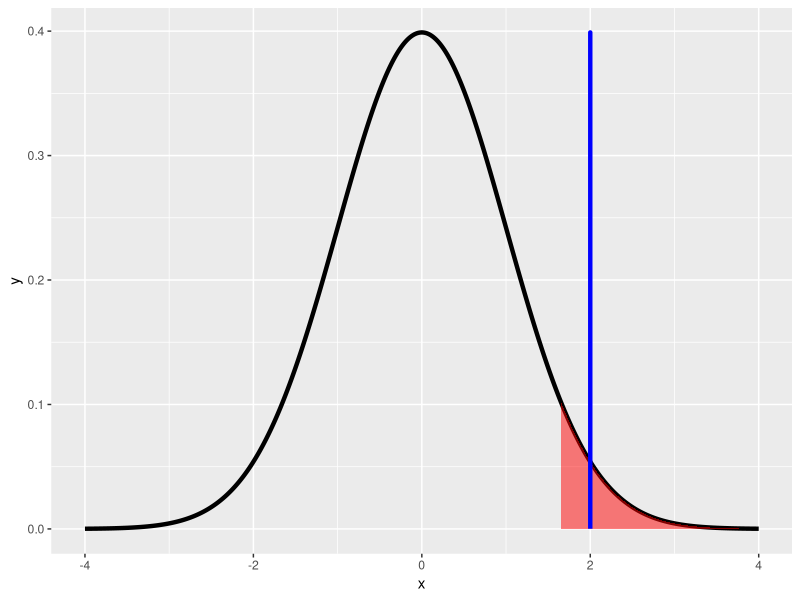
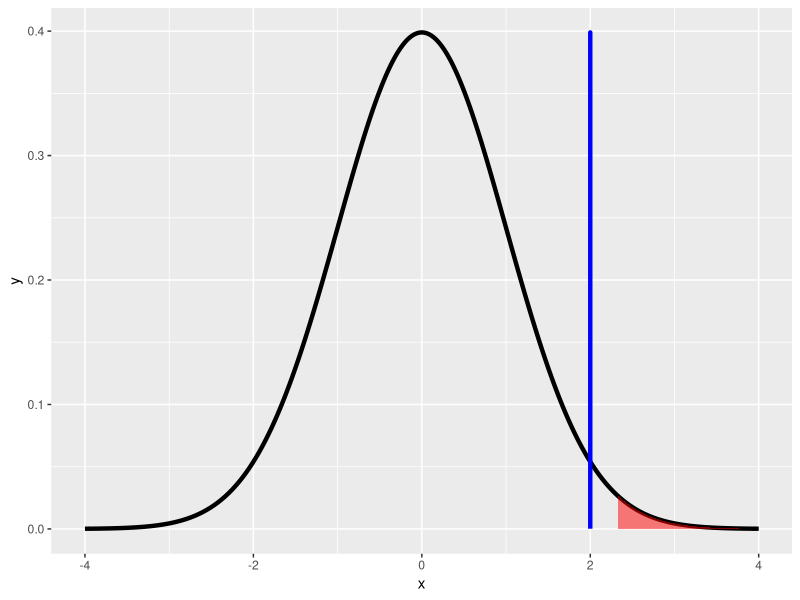

The R script that drew these images, in order:
## ---- chunk 1
knitr::opts_chunk$set(echo = TRUE)
## ---- chunk 2
pt(2.5, 15, lower.tail = FALSE )
#[1] 0.0122529

## ---- chunk 3

qnorm(.95)
#[1] 1.644854

#Figure: conf_5pct.R

x <- seq(-4,4, length = 2000)
dat <- data.frame(x=x, y=dnorm(x))
library(ggplot2)
g <- ggplot(dat, aes(x = x, y = y)) + geom_line(size = 1.5)+scale_y_continuous(limits=c(0,max(dat$y)))
suppressWarnings(g <- g+ layer("area", stat="identity", position="identity",mapping = aes(x=ifelse(x>qnorm(.95),x,NA)),
            params=list(fill="red",alpha=.5, na.rm=TRUE))) 
suppressWarnings(g <- g + geom_line(aes(x=2.0),size=1.5,colour="blue"))
suppressWarnings(print(g))

## ---- chunk 4
qnorm(.99)
#[1] 2.326348

#Figure: conf_1pct.R

x <- seq(-4,4, length = 2000)
dat <- data.frame(x=x, y=dnorm(x))
g <- ggplot(dat, aes(x = x, y = y)) + geom_line(size = 1.5)+scale_y_continuous(limits=c(0,max(dat$y)))
suppressWarnings(g <- g+ layer("area", stat="identity", position="identity", mapping = aes(x=ifelse(x>qnorm(.99),x,NA)),
            params=list(fill="red",alpha=.5, na.rm=TRUE))) 
suppressWarnings(g <- g + geom_line(aes(x=2.0),size=1.5,colour="blue"))
suppressWarnings(print(g))

## ---- chunk 5
pnorm(2)
#[1] 0.9772499
#With the default values, specifically lower.tail=TRUE, this gives us the probability 
#that a random draw from the distribution is less than or equal to the argument. 

## ---- chunk 6
pnorm(2, lower.tail = FALSE)
#[1] 0.02275013

## ---- chunk 7

pbinom(6,size=8,prob=.5,lower.tail=FALSE) 
#[1] 0.03515625
pbinom(5,size=8,prob=.5,lower.tail=FALSE) 
#[1] 0.1445313
#we put these probabilities in a vector mybin
mybin <- c(1.00000000, 0.99609375, 0.96484375, 0.85546875, 0.63671875, 0.36328125, 0.14453125, 0.03515625, 0.00390625)
mybin

## ---- chunk 8
pbinom(6,size=8,prob=.5,lower.tail=FALSE) 
#[1] 0.03515625

## ---- chunk 9
pbinom(7,size=8,prob=.5,lower.tail=TRUE) 
#[1] 0.9960938

## ---- chunk 10
ppois(9,5,lower.tail=FALSE)
#[1] 0.03182806
